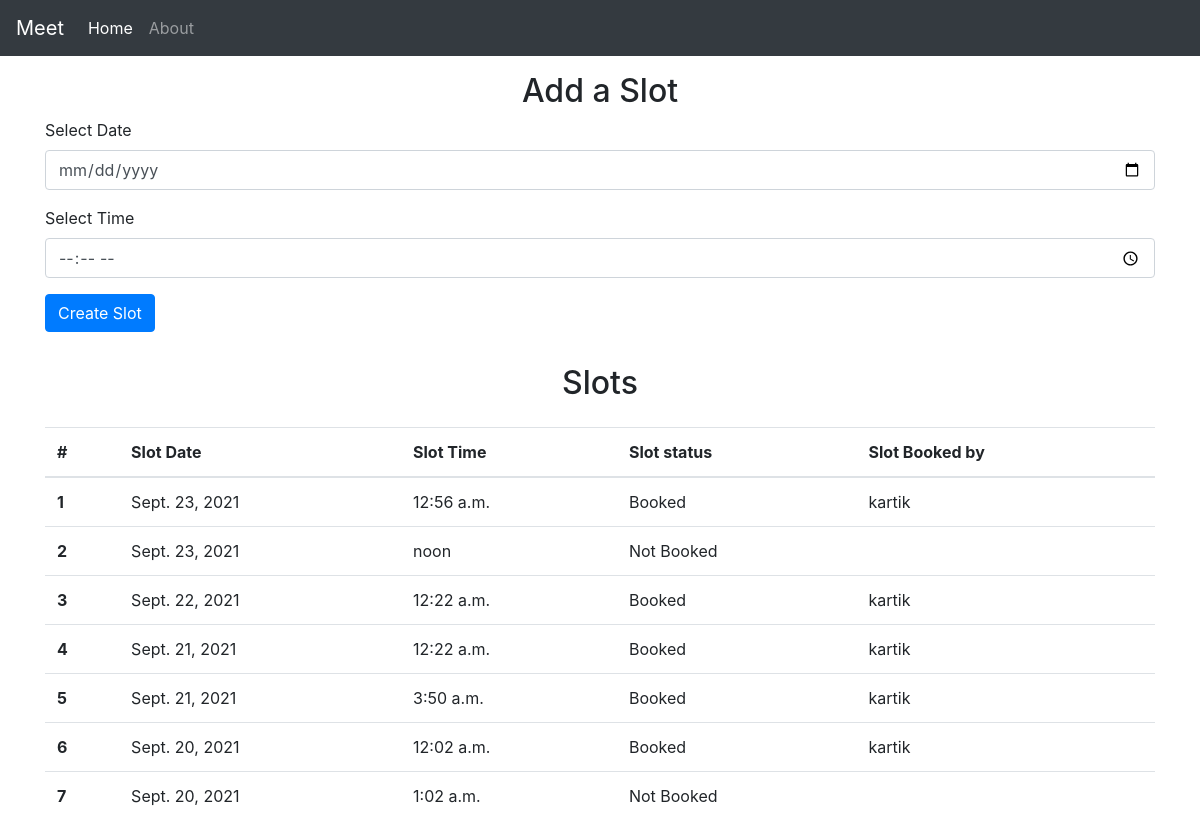
/meetup/manager, run on the app's committed database.
### meetup/models.py (models this page shows, shortened)
class Meetslot(models.Model):
    slot_booked_by = models.CharField(max_length=100, default='')
    slot_time = models.TimeField()
    slot_date = models.DateField()
    slot_booked = models.CharField(max_length=15, default='Not Booked')

### meetup/views.py (the view)
# urls.py: path('manager', views.manager, name='manager'),
def manager(request, new_context={}):
    if request.method == 'POST':
        slot_date = request.POST['slot_date']
        slot_time = request.POST['slot_time']
        ins = Meetslot(slot_time = slot_time, slot_date = slot_date)
        ins.save()
        context = {'success' : True}
    alltasks = Meetslot.objects.all().order_by('-slot_date')
    context = {'tasks' : alltasks}
    context.update(new_context)
    return render(request, 'manager.html', context)

### templates/manager.html (shortened to what this page needs)
<!doctype html>
<html lang="en">
<head>
    <link rel="stylesheet" href="https://maxcdn.bootstrapcdn.com/bootstrap/4.0.0/css/bootstrap.min.css"
>
</head>
<body>
<nav class="navbar navbar-expand-lg navbar-dark bg-dark">
  <a class="navbar-brand" href="/meetup">Meet</a>
  <div class="collapse navbar-collapse" id="navbarNav">
    <ul class="navbar-nav">
      <li class="nav-item active">
        <a class="nav-link" href="#">Home <span class="sr-only">(current)</span></a>
      </li>
      <li class="nav-item">
        <a class="nav-link" href="#">About</a>
      </li>
    </ul>
  </div>
</nav>
    <div class='container my-3'>
        <h2 class='text-center'>Add a Slot</h2>
        <form action='' method='post'>
            <div class="form-group">
                <label for="task_name">Select Date</label>
                <input name='slot_date' type="date" class="form-control" id="slot_date">
            </div>
            <div class="form-group">
                <label for="task_desc">Select Time</label>
                <input class="form-control" type="time" id="appt" name="slot_time">
                </div>
            <button type="submit" class="btn btn-primary">Create Slot</button>
        </form>
    </div>
    <div class='container my-3'>
<h2 class='text-center py-3'>Slots</h2>
<table class="table">
  <thead>
    <tr>
      <th scope="col">#</th>
      <th scope="col">Slot Date</th>
      <th scope="col">Slot Time</th>
      <th scope="col">Slot status</th>
      <th scope="col">Slot Booked by</th>
    </tr>
  </thead>
  <tbody>
  {% for task in tasks %}
    <tr>
      <th scope="row">{{forloop.counter}}</th>
      <td>{{task.slot_date}}</td>
      <td>{{task.slot_time}}</td>
      <td>{{task.slot_booked}}</td>
      <td>{{task.slot_booked_by}}</td>
    </tr>
  {% endfor %}
  </tbody>
</table>
</div>
</body>
</html>

### data on the page
Meetslot: slot_date "Sept. 23, 2021", slot_time "12:56 a.m.", slot_booked "Booked", slot_booked_by "kartik"
Meetslot: slot_date "Sept. 23, 2021", slot_time "noon", slot_booked "Not Booked"
Meetslot: slot_date "Sept. 22, 2021", slot_time "12:22 a.m.", slot_booked "Booked", slot_booked_by "kartik"
Meetslot: slot_date "Sept. 21, 2021", slot_time "12:22 a.m.", slot_booked "Booked", slot_booked_by "kartik"
Meetslot: slot_date "Sept. 21, 2021", slot_time "3:50 a.m.", slot_booked "Booked", slot_booked_by "kartik"
Meetslot: slot_date "Sept. 20, 2021", slot_time "12:02 a.m.", slot_booked "Booked", slot_booked_by "kartik"
Meetslot: slot_date "Sept. 20, 2021", slot_time "1:02 a.m.", slot_booked "Not Booked"
